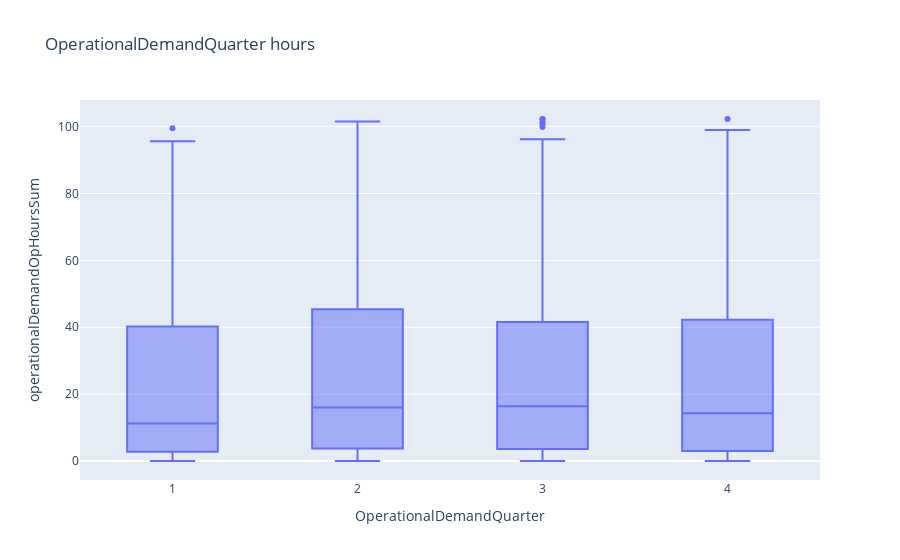

Write notebook code for a chart like this one.
### Code cell
## Comparing OperationalDemandQuarter(Splitting the year into 4 quarters) against that of operationalDemandOpHoursSum for the EDA 
create_boxplots('OperationalDemandQuarter')

### Figure 1 — Plotly figure (JSON) as saved in the notebook; plotly's stock layout.template omitted (floating-point values rounded to 4 significant figures; data arrays with more than 128 entries replaced by an {"elided": "..."} marker saying what was removed)
{"data": [{"alignmentgroup": "True", "hovertemplate": "OperationalDemandQuarter=%{x}<br>operationalDemandOpHoursSum=%{y}<extra></extra>", "legendgroup": "", "marker": {"color": "#636efa"}, "name": "", "notched": false, "offsetgroup": "", "orientation": "v", "showlegend": false, "type": "box", "x": {"elided": "5978 int values"}, "x0": " ", "xaxis": "x", "y": {"elided": "5978 float values"}, "y0": " ", "yaxis": "y"}], "layout": {"boxmode": "group", "legend": {"tracegroupgap": 0}, "title": {"text": "OperationalDemandQuarter hours"}, "xaxis": {"anchor": "y", "domain": [0, 1], "title": {"text": "OperationalDemandQuarter"}}, "yaxis": {"anchor": "x", "domain": [0, 1], "title": {"text": "operationalDemandOpHoursSum"}}}}
